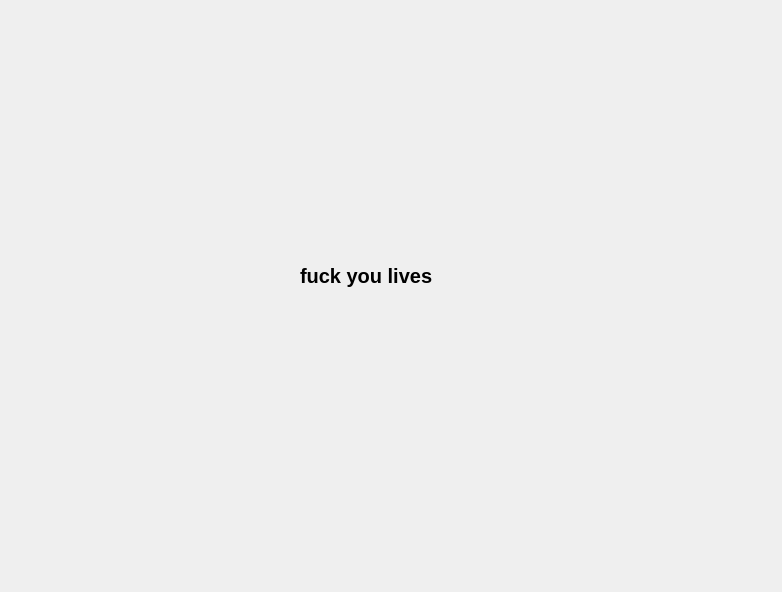
<?xml version="1.0" encoding="UTF-8"?>
<ui version="4.0">
 <class>Widget</class>
 <widget class="QWidget" name="Widget">
  <property name="geometry">
   <rect>
    <x>0</x>
    <y>0</y>
    <width>782</width>
    <height>592</height>
   </rect>
  </property>
  <property name="windowTitle">
   <string>Widget</string>
  </property>
  <widget class="QLabel" name="label">
   <property name="geometry">
    <rect>
     <x>300</x>
     <y>200</y>
     <width>181</width>
     <height>151</height>
    </rect>
   </property>
   <property name="font">
    <font>
     <pointsize>15</pointsize>
     <bold>true</bold>
    </font>
   </property>
   <property name="text">
    <string>fuck you lives</string>
   </property>
  </widget>
 </widget>
 <resources/>
 <connections/>
</ui>
